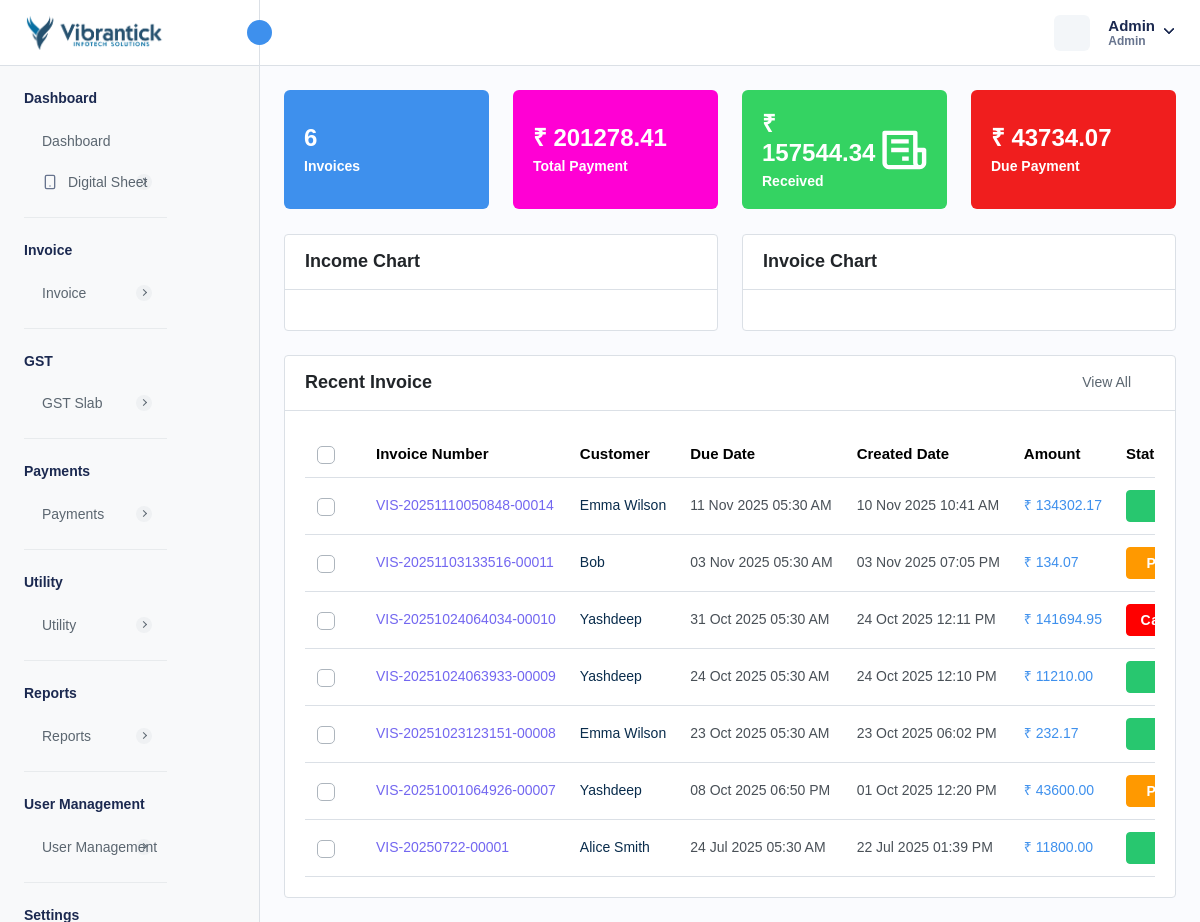
Page /admin-dashboard.php (signed in) on the committed database.
### tables this page shows
CREATE TABLE `company_settings` (
  `company_id` int NOT NULL AUTO_INCREMENT,
  `company_name` varchar(255) DEFAULT NULL,
  `company_email` varchar(255) DEFAULT NULL,
  `company_phone` varchar(20) DEFAULT NULL,
  `company_website` varchar(255) DEFAULT NULL,
  `company_logo` varchar(255) DEFAULT NULL,
  `favicon` varchar(255) DEFAULT NULL,
  `address` text,
  `country` varchar(100) DEFAULT NULL,
  `state` varchar(100) DEFAULT NULL,
  `city` varchar(100) DEFAULT NULL,
  `postal_code` varchar(20) DEFAULT NULL,
  `created_at` timestamp NULL DEFAULT CURRENT_TIMESTAMP,
  `updated_at` timestamp NULL DEFAULT CURRENT_TIMESTAMP ON UPDATE CURRENT_TIMESTAMP,
  PRIMARY KEY (`company_id`)
);

CREATE TABLE `localization_settings` (
  `id` int NOT NULL AUTO_INCREMENT,
  `language` varchar(50) DEFAULT 'English',
  `timezone` varchar(100) DEFAULT 'UTC',
  `date_format` varchar(20) DEFAULT 'd M Y',
  `time_format` varchar(10) DEFAULT '12',
  `currency_id` int DEFAULT NULL,
  `created_at` datetime DEFAULT CURRENT_TIMESTAMP,
  `updated_at` datetime DEFAULT CURRENT_TIMESTAMP ON UPDATE CURRENT_TIMESTAMP,
  PRIMARY KEY (`id`)
);

CREATE TABLE `currency` (
  `currency_id` int NOT NULL AUTO_INCREMENT,
  `currency_name` varchar(255) DEFAULT NULL,
  `currency_code` varchar(45) DEFAULT NULL,
  `currency_symbol` varchar(45) DEFAULT NULL,
  `currency_rate` decimal(10,2) DEFAULT NULL,
  `created_at` timestamp NULL DEFAULT CURRENT_TIMESTAMP,
  `updated_at` timestamp NULL DEFAULT NULL,
  `is_active` int DEFAULT '1',
  PRIMARY KEY (`currency_id`)
);

CREATE TABLE `invoice` (
  `invoice_id` int NOT NULL AUTO_INCREMENT,
  `invoice_number` varchar(255) NOT NULL,
  `payment_method` enum('CREDIT_CARD','DEBIT_CARD','CASH','NET_BANKING','PAYPAL','OTHER') NOT NULL,
  `transaction_id` varchar(255) DEFAULT NULL,
  `status` enum('PAID','PENDING','CANCELLED','REFUNDED') NOT NULL,
  `amount` decimal(10,2) NOT NULL,
  `quantity` int NOT NULL,
  `tax` int NOT NULL,
  `discount` decimal(10,2) NOT NULL,
  `total_amount` decimal(10,2) NOT NULL,
  `due_date` varchar(255) DEFAULT NULL,
  `customer_id` int DEFAULT NULL,
  `service_id` json DEFAULT NULL,
  `description` longtext,
  `created_at` timestamp NULL DEFAULT CURRENT_TIMESTAMP,
  `updated_at` timestamp NULL DEFAULT CURRENT_TIMESTAMP ON UPDATE CURRENT_TIMESTAMP,
  `is_active` int NOT NULL DEFAULT '1',
  `reminder_enabled` int NOT NULL DEFAULT '0',
  `reminder_count` int NOT NULL DEFAULT '0',
  `created_by` int NOT NULL,
  `from_date` varchar(255) DEFAULT NULL,
  `to_date` varchar(255) DEFAULT NULL,
  `invoice_type` enum('FIXED','RECURSIVE') DEFAULT NULL,
  `invoice_title` varchar(255) DEFAULT NULL,
  `gst_status` enum('PAID','HOLD','CANCELLED') DEFAULT 'HOLD',
  `repeat_cycle` enum('DAILY','WEEKLY','MONTHLY','QUARTERLY','SEMIQUARTERLY','ANNUALLY','BIENNIALLY') DEFAULT NULL,
  `create_before` int DEFAULT NULL,
  PRIMARY KEY (`invoice_id`),
  UNIQUE KEY `invoice_number_UNIQUE` (`invoice_number`),
  UNIQUE KEY `transaction_id_UNIQUE` (`transaction_id`)
);

CREATE TABLE `customer` (
  `customer_id` int NOT NULL AUTO_INCREMENT,
  `customer_name` varchar(255) NOT NULL,
  `customer_phone` varchar(15) DEFAULT NULL,
  `customer_email` varchar(255) DEFAULT NULL,
  `customer_address` text,
  `ship_name` varchar(255) DEFAULT NULL,
  `ship_phone` varchar(15) DEFAULT NULL,
  `ship_email` varchar(255) DEFAULT NULL,
  `ship_address` text,
  `isActive` int DEFAULT '1',
  `created_at` timestamp NULL DEFAULT CURRENT_TIMESTAMP,
  `updated_at` timestamp NULL DEFAULT NULL ON UPDATE CURRENT_TIMESTAMP,
  `customer_state` varchar(45) DEFAULT NULL,
  `customer_city` int DEFAULT NULL,
  `gst_number` varchar(45) DEFAULT NULL,
  `image` varchar(155) DEFAULT NULL,
  PRIMARY KEY (`customer_id`),
  UNIQUE KEY `customer_phone_UNIQUE` (`customer_phone`),
  UNIQUE KEY `customer_email_UNIQUE` (`customer_email`),
  UNIQUE KEY `gst_number_UNIQUE` (`gst_number`)
);

### admin-dashboard.php (the view, shortened to what the rows shown need)
<?php
require './database/config.php';
require './utility/formatDateTime.php';
try {
    $stmtFetchLocalizationSettings = $db->prepare("SELECT * FROM localization_settings INNER JOIN currency ON localization_settings.currency_id = currency.currency_id WHERE currency.is_active = 1  ");
    $stmtFetchLocalizationSettings->execute();
    $localizationSettings = $stmtFetchLocalizationSettings->get_result()->fetch_array(MYSQLI_ASSOC);
    $stmtFetchCompanySettings = $db->prepare("SELECT * FROM company_settings");
    $stmtFetchCompanySettings->execute();
    $companySettings = $stmtFetchCompanySettings->get_result()->fetch_array(MYSQLI_ASSOC);
    $stmtTotalAmount = $db->prepare("SELECT SUM(total_amount) AS total_payment FROM invoice WHERE is_active = 1 AND status IN ('PAID', 'PENDING'); ");
    $stmtTotalAmount->execute();
    $totalAmount = $stmtTotalAmount->get_result()->fetch_all(MYSQLI_ASSOC);
    $stmtTotalPaidAmount = $db->prepare('SELECT SUM(total_amount) AS total_paid_payment FROM invoice WHERE status = "PAID" AND is_active = 1');
    $stmtTotalPaidAmount->execute();
    $totalPaidAmount = $stmtTotalPaidAmount->get_result()->fetch_all(MYSQLI_ASSOC);
    $stmtTotalDueAmount = $db->prepare('SELECT SUM(total_amount) AS total_due_payment FROM invoice WHERE status = "PENDING" AND is_active = 1');
    $stmtTotalDueAmount->execute();
    $totalDueAmount = $stmtTotalDueAmount->get_result()->fetch_all(MYSQLI_ASSOC);
    $stmtFetchInvoices = $db->prepare("SELECT
        invoice.*,
        customer.customer_id,
        customer.customer_name,
        admin.admin_username
        FROM invoice
        INNER JOIN customer ON customer.customer_id = invoice.customer_id
        LEFT JOIN admin ON admin.admin_id = invoice.created_by
        WHERE invoice.is_active = 1
        ORDER BY invoice.created_at DESC
        LIMIT 10;
        ");
    if ($stmtFetchInvoices->execute()) {
        $invoices = $stmtFetchInvoices->get_result();
    } else {
        $_SESSION['error'] = 'Error for fetching customers';
    }
} catch (Exception $e) {
    $_SESSION['error'] = $e->getMessage();
      header("Location: " . getenv("BASE_URL")."dashboard");
    exit;
}
?>
<!DOCTYPE html>
<html lang="en">
<head>
    <link rel="stylesheet" href="assets/css/bootstrap.min.css">
    <link rel="stylesheet" href="assets/css/bootstrap-datetimepicker.min.css">
    <link rel="stylesheet" href="assets/css/animate.css">
    <link rel="stylesheet" href="assets/plugins/select2/css/select2.min.css">
    <link rel="stylesheet" href="assets/plugins/fontawesome/css/fontawesome.min.css">
    <link rel="stylesheet" href="assets/plugins/fontawesome/css/all.min.css">
    <link rel="stylesheet" href="assets/css/style.css">
</head>
<body>
    <div class="main-wrapper">
        <div class="header">
            <?php require_once("header.php"); ?>
        </div>
        <div class="page-wrapper">
            <div class="content">
                <div class="row">
                    <div class="col-xl-3 col-sm-6 col-12 d-flex">
                        <div class="dash-count das1">
                            <div class="dash-counts">
                                <h4>
                                    <?php
                                    $currency = isset($localizationSettings["currency_symbol"]) ? $localizationSettings["currency_symbol"] : "$";
                                    $totalAmount = !empty($totalAmount[0]['total_payment']) ? $totalAmount[0]['total_payment'] : 0;
                                    echo $currency . " " . $totalAmount;
                                    ?>
                                </h4>
                                <h5><a class="text-white" href="reports.php">Total Payment</a></h5>
                            </div>
                        </div>
                    </div>
                    <div class="col-xl-3 col-sm-6 col-12 d-flex">
                        <div class="dash-count das2">
                            <div class="dash-counts">
                                <h4>
                                    <?php
                                    $currency = isset($localizationSettings["currency_symbol"]) ? $localizationSettings["currency_symbol"] : "$";
                                    $totalPaidAmount = !empty($totalPaidAmount[0]['total_paid_payment']) ? $totalPaidAmount[0]['total_paid_payment'] : 0;
                                    echo $currency . " " . $totalPaidAmount;
                                    ?>
                                </h4>
                                <h5><a class="text-white" href="reports.php">Received</a></h5>
                            </div>
                        </div>
                    </div>
                    <div class="col-xl-3 col-sm-6 col-12 d-flex">
                        <div class="dash-count das3">
                            <div class="dash-counts">
                                <h4>
                                    <?php
                                    $currency = isset($localizationSettings["currency_symbol"]) ? $localizationSettings["currency_symbol"] : "$";
                                    $dueAmount = !empty($totalDueAmount[0]['total_due_payment']) ? $totalDueAmount[0]['total_due_payment'] : 0;
                                    echo $currency . " " . $dueAmount;
                                    ?>
                                </h4>
                                <h5><a class="text-white" href="reports.php">Due Payment</a></h5>
                            </div>
                        </div>
                    </div>
                </div>
                <div class="card">
                    <div class="card-body">
                        <div class="table-responsive dataview">
                            <table class="table dashboard-expired-products">
                                <thead>
                                    <tr>
                                        <th class="no-sort">
                                            <label class="checkboxs">
                                                <span class="checkmarks"></span>
                                            </label>
                                        </th>
                                        <th>Invoice Number</th>
                                        <th>Customer</th>
                                        <th>Due Date</th>
                                        <th>Created Date</th>
                                        <th class="no-sort">Amount</th>
                                        <th>Status</th>
                                    </tr>
                                </thead>
                                <tbody>
                                    <?php foreach ($invoices->fetch_all(MYSQLI_ASSOC) as $invoice) { ?>
                                        <tr>
                                            <td>
                                                <label class="checkboxs">
                                                    <span class="checkmarks"></span>
                                                </label>
                                            </td>
                                            <td class="ref-number"><?php echo $invoice['invoice_number'] ?></td>
                                            <td><a
                                                    href="view-customer-report.php?id=<?= base64_encode($invoice['customer_id']) ?>"><?php echo $invoice['customer_name'] ?></a>
                                            </td>
                                            <td><?php echo formatDateTime($invoice['due_date'], $localizationSettings); ?>
                                            </td>
                                            <td><?php echo formatDateTime($invoice['created_at'], $localizationSettings); ?>
                                            </td>
                                            <td class="text-primary">
                                                <?php echo (isset($localizationSettings["currency_symbol"]) ? $localizationSettings["currency_symbol"] : "$") . " " . $invoice['total_amount'] ?>
                                            </td>
                                            <td>
                                                <?php if ($invoice['status'] == 'PAID') { ?>
                                                    <span class="badge badge-lg bg-success">Paid</span>
                                                <?php } elseif ($invoice['status'] == 'CANCELLED') { ?>
                                                    <span class="badge badge-lg bg-danger">Cancelled</span>
                                                <?php } elseif ($invoice['status'] == 'PENDING') { ?>
                                                    <span class="badge badge-lg bg-warning">Pending</span>
                                                <?php } elseif ($invoice['status'] == 'REFUNDED') { ?>
                                                    <span class="badge badge-lg bg-primary">Refunded</span>
                                                <?php } ?>
                                            </td>
                                        </tr>
                                    <?php } ?>
                                </tbody>
                            </table>
                        </div>
                    </div>
                </div>
            </div>
        </div>
    </div>
</body>
</html>

### header.php (shortened to what the rows shown need)
<div class="header">
    <div class="header-left active">
        <a href="<?= getenv("BASE_URL") . "dashboard" ?>" class="logo logo-normal">
            <img src="<?= isset($companySettings['company_logo']) ? $companySettings['company_logo'] : "assets/img/logo/vis-logo.png" ?>"
                alt="" />
        </a>
    </div>
</div>

### rows in the picture
company_settings: company_logo (picture)
localization_settings: currency.currency_symbol "₹"
invoice: invoice_number "VIS-20251110050848-00014", customer.customer_name "Emma Wilson", due_date.date_format "11 Nov 2025 05:30 AM", created_at.date_format "10 Nov 2025 10:41 AM", total_amount "134302.17"
currency: currency_symbol "₹"
invoice: invoice_number "VIS-20251103133516-00011", customer.customer_name "Bob", due_date.date_format "03 Nov 2025 05:30 AM", created_at.date_format "03 Nov 2025 07:05 PM", total_amount "134.07", status "Pending"
invoice: invoice_number "VIS-20251024064034-00010", customer.customer_name "Yashdeep", due_date.date_format "31 Oct 2025 05:30 AM", created_at.date_format "24 Oct 2025 12:11 PM", total_amount "141694.95", status "Cancelled"
invoice: invoice_number "VIS-20251024063933-00009", customer.customer_name "Yashdeep", due_date.date_format "24 Oct 2025 05:30 AM", created_at.date_format "24 Oct 2025 12:10 PM", total_amount "11210.00"
invoice: invoice_number "VIS-20251023123151-00008", customer.customer_name "Emma Wilson", due_date.date_format "23 Oct 2025 05:30 AM", created_at.date_format "23 Oct 2025 06:02 PM", total_amount "232.17"
invoice: invoice_number "VIS-20251001064926-00007", customer.customer_name "Yashdeep", due_date.date_format "08 Oct 2025 06:50 PM", created_at.date_format "01 Oct 2025 12:20 PM", total_amount "43600.00", status "Pending"
invoice: invoice_number "VIS-20250722-00001", customer.customer_name "Alice Smith", due_date.date_format "24 Jul 2025 05:30 AM", created_at.date_format "22 Jul 2025 01:39 PM", total_amount "11800.00"

### other values in the picture
$_SESSION['admin_name'] "Admin"
$_SESSION['admin_role'] "Admin"
$totalNumberInvoice['0']['total_invoices'] "6"
$totalAmount "201278.41"
$totalPaidAmount "157544.34"
$dueAmount "43734.07"
